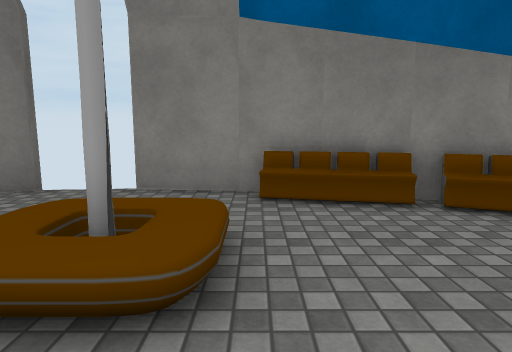
view 1 (above)

12 first-person views from a walk through a 3-D level made in the Unity game engine. The camera is 1.3 m above the floor, tilts 8° down and sees 75° across. Doors are open. The floor is counted in squares, 1 m on a side. Each view is taken from the middle of a square. On the plan, view 1 faces up. The plan holds only what a view shows up to about 14 squares ahead; the rest is blank. The player is left out. Some animated figures are not drawn. Some surface patterns are stand-ins.

view 2
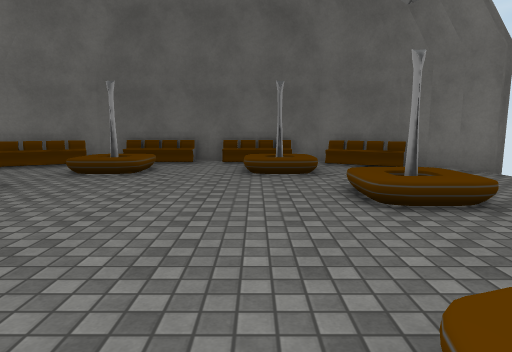

view 3
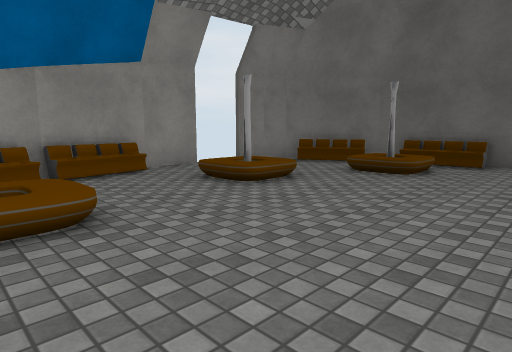

view 4
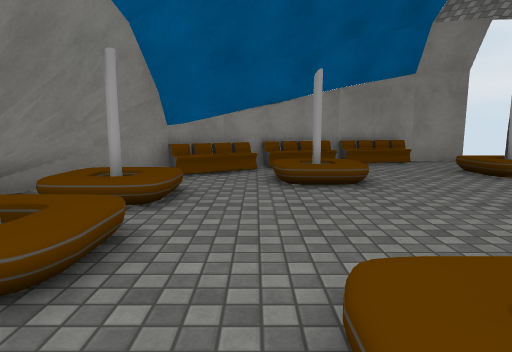

view 5
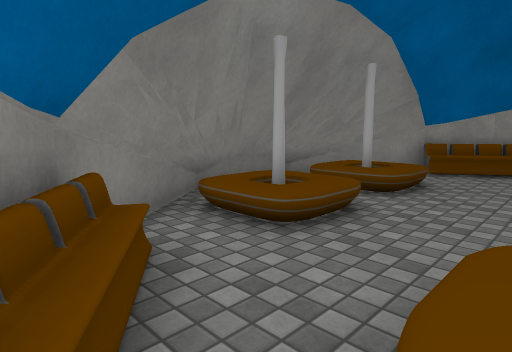

view 6
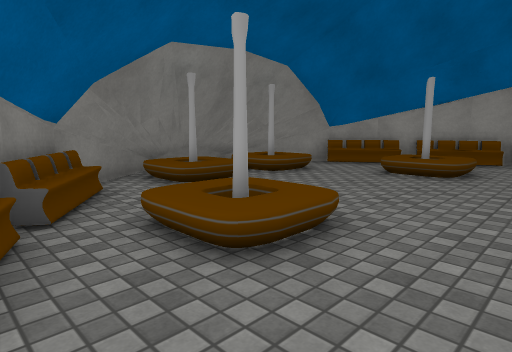

view 7
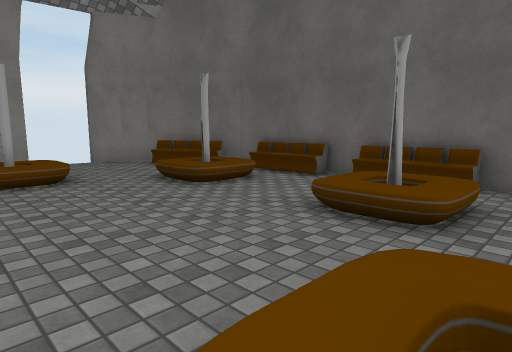

view 8
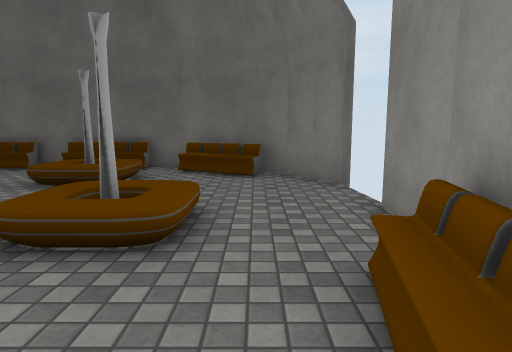

view 9
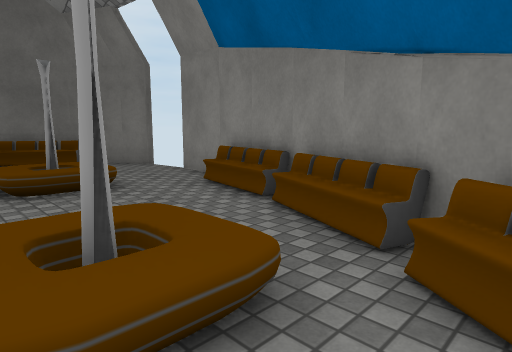

view 10
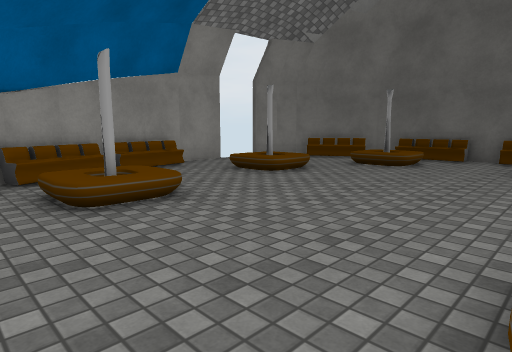

view 11
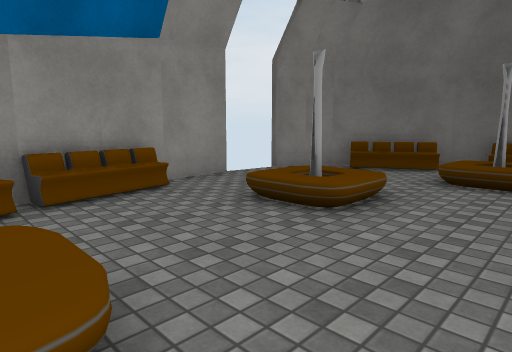

view 12
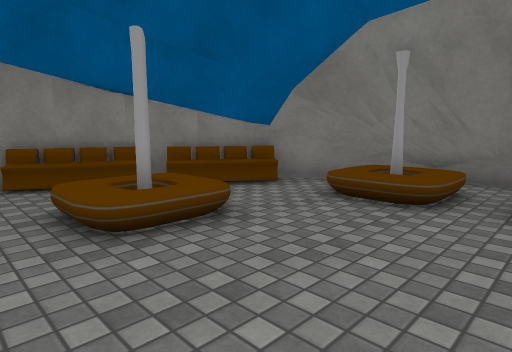

### Floor plan
Key: @ floor where view 1 was taken; # wall or solid block; . main floor; : floor 0.5 m higher than the main floor; / step, stairs or slope; D open door; v drop or lower ground; O other object.
Columns run from 9 left of view 1 to 10 right of it. Each row starts with its distance up from view 1.
  7    ##DD####
  6   ##.DD...#####
  5   #..........O###
  4  ##....//....../##
  3 ###..../#....//./##
  2 #..//..//..../#...##
  1 #/.#/........//..//#
  0 #/.::....@.......:##
 -1 #/...............::#
 -2 #..................#
 -3 #/...............:/#
 -4 #/.//............:/#
 -5 #/.//........##...##
 -6 #......::....##..###
 -7  #O..../#.......O##
 -8  #v....///.....###
 -9  ##..........###
-10   ##.DD...####
-11    ##DD####

Positions as (right, up) in squares from view 1, and headings:
1: (0, 0), facing up
2: (5, 0), facing left
3: (5, 0), facing down-left
4: (6, 3), facing down
5: (5, 4), facing down-right
6: (1, 5), facing down-right
7: (0, 3), facing down-left
8: (3, 5), facing left
9: (7, 1), facing up-left
10: (7, 1), facing down-left
11: (4, -3), facing down-left
12: (2, -3), facing up-right
